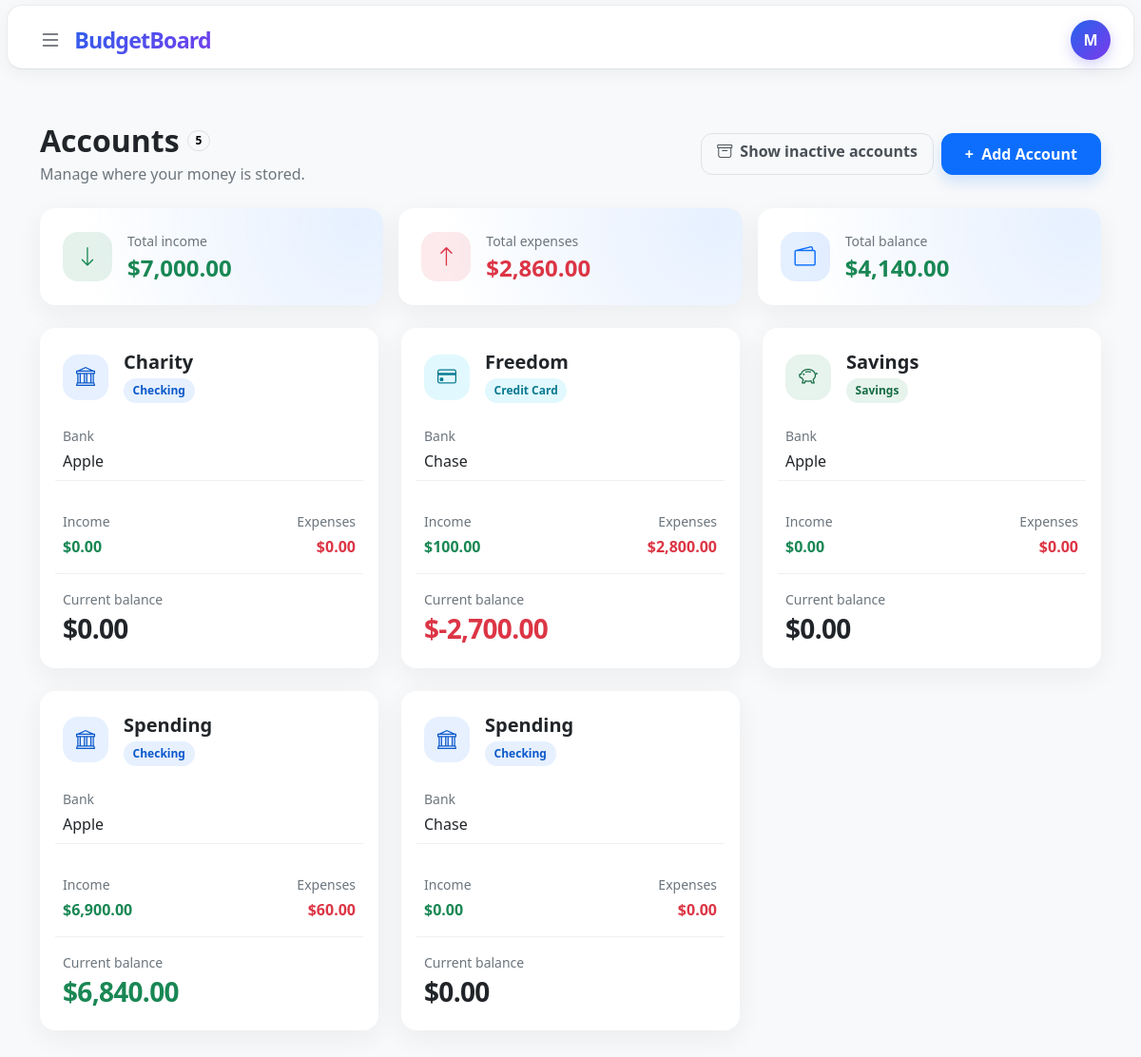
Page /accounts (signed in) on the committed database.
### tables this page shows
CREATE TABLE accounts(
    id INTEGER PRIMARY KEY AUTOINCREMENT,
    user_id INTEGER NOT NULL,
    name TEXT NOT NULL,
    type TEXT NOT NULL CHECK (
        type IN (
            'checking',
            'savings',
            'cash',
            'credit card',
            'investment',
            'other'
        )
    ),
    bank TEXT,
    created_at DATETIME NOT NULL DEFAULT CURRENT_TIMESTAMP, active INTEGER NOT NULL DEFAULT 1
CHECK (active IN (0, 1)),

    FOREIGN KEY (user_id) REFERENCES users(id)
);

### app.py (the view, shortened to what this page needs)
@app.route("/accounts", methods=["GET", "POST"])
@login_required
def accounts():
    user_id = session["user_id"]
    show_inactive = request.args.get("status") == "inactive"
    active_value = 0 if show_inactive else 1
    accounts_url = url_for(
        "accounts",
        status="inactive" if show_inactive else None,
        _external=True
    )
    account_filter_url = url_for(
        "accounts",
        status=None if show_inactive else "inactive",
        _external=True
    )
    (
        account_rows,
        total_income,
        total_expenses,
        total_balance
    ) = load_accounts(db, user_id, active_value)
    return render_template(
        "accounts.html",
        accounts=account_rows,
        total_income=total_income,
        total_expenses=total_expenses,
        total_balance=total_balance,
        account_count=len(account_rows),
        show_inactive=show_inactive,
        accounts_url=accounts_url,
        account_filter_url=account_filter_url
    )

### helpers.py (called while the page is built)
def login_required(f):
    @wraps(f)
    def decorated_function(*args, **kwargs):
        if session.get("user_id") is None:
            return redirect("/login")
        return f(*args, **kwargs)
    return decorated_function

def usd(value):
    return f"${value:,.2f}"

### templates/accounts.html (shortened to what this page needs)
{% extends "layout.html" %}
{% block main %}
    <section class="accounts-page py-4 py-lg-5">
        <div class="container-xl">
            <div class="d-flex flex-column flex-md-row align-items-md-center justify-content-between gap-3 mb-4">
                <div>
                    <div class="d-flex align-items-center gap-2 mb-1">
                        <h1 class="h2 fw-bold mb-0">{{ "Inactive accounts" if show_inactive else "Accounts" }}</h1>
                        <span class="badge rounded-pill text-bg-light border">{{ account_count }}</span>
                    </div>
                    <p class="text-secondary mb-0">
                        {% if show_inactive %}
                            Review accounts that are hidden from new transactions.
                        {% else %}
                            Manage where your money is stored.
                        {% endif %}
                    </p>
                </div>
                <div class="d-flex flex-wrap gap-2 align-self-start align-self-md-center">
                    <a class="btn btn-outline-secondary accounts-filter-button px-3" href="{{ account_filter_url }}">
                        {% if show_inactive %}
                            <i class="bi bi-wallet2 me-1" aria-hidden="true"></i> Show active accounts
                        {% else %}
                            <i class="bi bi-archive me-1" aria-hidden="true"></i> Show inactive accounts
                        {% endif %}
                    </a>
                    {% if not show_inactive %}
                        <button
                            class="btn btn-primary accounts-add-button px-4"
                            type="button"
                            data-bs-toggle="modal"
                            data-bs-target="#addAccountModal"
                        >
                            <span class="me-1" aria-hidden="true">+</span> Add Account
                        </button>
                    {% endif %}
                </div>
            </div>
            <div class="row g-3 mb-4">
                <div class="col-12 col-md-4">
                    <div class="card accounts-summary-card border-0 h-100">
                        <div class="card-body p-4">
                            <div class="d-flex align-items-center gap-3">
                                <div class="accounts-summary-icon accounts-summary-income" aria-hidden="true">
                                    <i class="bi bi-arrow-down"></i>
                                </div>
                                <div>
                                    <p class="text-secondary small mb-1">Total income</p>
                                    <p class="h4 fw-bold text-success mb-0">{{ total_income | usd }}</p>
                                </div>
                            </div>
                        </div>
                    </div>
                </div>
                <div class="col-12 col-md-4">
                    <div class="card accounts-summary-card border-0 h-100">
                        <div class="card-body p-4">
                            <div class="d-flex align-items-center gap-3">
                                <div class="accounts-summary-icon accounts-summary-expense" aria-hidden="true">
                                    <i class="bi bi-arrow-up"></i>
                                </div>
                                <div>
                                    <p class="text-secondary small mb-1">Total expenses</p>
                                    <p class="h4 fw-bold text-danger mb-0">{{ total_expenses | usd }}</p>
                                </div>
                            </div>
                        </div>
                    </div>
                </div>
                <div class="col-12 col-md-4">
                    <div class="card accounts-summary-card border-0 h-100">
                        <div class="card-body p-4">
                            <div class="d-flex align-items-center gap-3">
                                <div class="accounts-summary-icon" aria-hidden="true">
                                    <i class="bi bi-wallet2"></i>
                                </div>
                                <div>
                                    <p class="text-secondary small mb-1">Total balance</p>
                                    <p class="h4 fw-bold mb-0 {% if total_balance > 0 %}text-success{% elif total_balance < 0 %}text-danger{% endif %}">
                                        {{ total_balance | usd }}
                                    </p>
                                </div>
                            </div>
                        </div>
                    </div>
                </div>
            </div>
            <div class="row g-4">
                {% for account in accounts %}
                    {% set editor_class = "account-item-" ~ account["id"] %}
                    {% set status_modal_id = "accountStatusModal-" ~ account["id"] %}
                    <div class="col-12 col-md-6 col-xl-4">
                        <article class="card account-card border-0 h-100 {% if show_inactive %}account-card-inactive{% endif %}">
                            {% if not show_inactive %}
                                <div class="collapse show {{ editor_class }}">
                                    <div class="card-body p-4">
                                        <div class="d-flex align-items-start justify-content-between gap-3 mb-4">
                                            <div class="d-flex align-items-center gap-3 min-w-0">
                                                <div class="account-icon account-icon-{{ account['type'] | replace(' ', '-') }}" aria-hidden="true">
                                                    {% if account["type"] == "checking" %}
                                                        <i class="bi bi-bank"></i>
                                                    {% elif account["type"] == "savings" %}
                                                        <i class="bi bi-piggy-bank"></i>
                                                    {% elif account["type"] == "cash" %}
                                                        <i class="bi bi-cash-stack"></i>
                                                    {% elif account["type"] == "credit card" %}
                                                        <i class="bi bi-credit-card"></i>
                                                    {% elif account["type"] == "investment" %}
                                                        <i class="bi bi-graph-up-arrow"></i>
                                                    {% else %}
                                                        <i class="bi bi-wallet2"></i>
                                                    {% endif %}
                                                </div>
                                                <div class="min-w-0">
                                                    <h2 class="h5 fw-bold text-truncate mb-1">{{ account["name"] }}</h2>
                                                    <span class="account-type account-type-{{ account['type'] | replace(' ', '-') }}">
                                                        {{ account["type"] | title }}
                                                    </span>
                                                </div>
                                            </div>
                                        </div>
                                        <p class="text-secondary small mb-1">Bank</p>
                                        <p class="fw-medium mb-4">{{ account["bank"] or "None" }}</p>
                                        <div class="row g-3 account-totals py-3 border-top border-bottom">
                                            <div class="col-6">
                                                <p class="text-secondary small mb-1">Income</p>
                                                <p class="fw-semibold text-success mb-0">{{ account["total_income"] | usd }}</p>
                                            </div>
                                            <div class="col-6 text-end">
                                                <p class="text-secondary small mb-1">Expenses</p>
                                                <p class="fw-semibold text-danger mb-0">{{ account["total_expenses"] | usd }}</p>
                                            </div>
                                        </div>
                                        <div class="account-balance pt-3">
                                            <p class="text-secondary small mb-1">Current balance</p>
                                            <p class="h3 fw-bold mb-0 {% if account['balance'] > 0 %}text-success{% elif account['balance'] < 0 %}text-danger{% endif %}">
                                                {{ account["balance"] | usd }}
                                            </p>
                                        </div>
                                    </div>
                                </div>
                            {% endif %}
                        </article>
                    </div>
                {% endfor %}
            </div>
        </div>
    </section>
{% endblock %}

### static/style.css (style rules this page uses)
body { background-color: #f8f9fa; color: #212529; }
.accounts-page { min-height: calc(100vh - 72px); background-color: #f8f9fa; }
.accounts-add-button { min-height: 2.75rem; border-radius: 0.75rem; font-weight: 600; box-shadow: 0 0.5rem 1rem rgba(13, 110, 253, 0.16); }
.accounts-filter-button { min-height: 2.75rem; border-color: #dee2e6; border-radius: 0.75rem; color: #495057; font-weight: 600; }
.accounts-summary-card, .account-card { border-radius: 1rem; background-color: #fff; box-shadow: 0 0.5rem 1.75rem rgba(33, 37, 41, 0.06); }
.accounts-summary-card { background: radial-gradient(circle at 92% 15%, rgba(13, 110, 253, 0.1), transparent 18rem), #fff; }
.accounts-summary-icon, .account-icon { display: grid; flex: 0 0 auto; place-items: center; border-radius: 1rem; }
.accounts-summary-icon { width: 3.25rem; height: 3.25rem; background-color: rgba(13, 110, 253, 0.11); color: #0d6efd; font-size: 1.4rem; }
.accounts-summary-income { background-color: rgba(25, 135, 84, 0.11); color: #198754; }
.accounts-summary-expense { background-color: rgba(220, 53, 69, 0.1); color: #dc3545; }
.account-card { transition: transform 0.2s ease, box-shadow 0.2s ease; }
.account-totals { border-color: #eef0f2 !important; }
.account-icon { width: 3rem; height: 3rem; font-size: 1.25rem; }
.account-icon-checking, .account-type-checking { background-color: rgba(13, 110, 253, 0.1); color: #0a58ca; }
.account-icon-savings, .account-type-savings { background-color: rgba(25, 135, 84, 0.1); color: #146c43; }
.account-icon-credit-card, .account-type-credit-card { background-color: rgba(13, 202, 240, 0.12); color: #087990; }
.account-type { display: inline-flex; align-items: center; padding: 0.25rem 0.6rem; border-radius: 999px; font-size: 0.75rem; font-weight: 600; white-space: nowrap; }
.account-balance .h3 { letter-spacing: -0.025em; }
.min-w-0 { min-width: 0; }

### rows in the picture
accounts: name "Charity", type "Checking", bank "Apple", total_income "$0.00", total_expenses "$0.00", balance "$0.00"
accounts: name "Freedom", type "Credit Card", bank "Chase", total_income "$100.00", total_expenses "$2,800.00", balance "$-2,700.00"
accounts: name "Savings", type "Savings", bank "Apple", total_income "$0.00", total_expenses "$0.00", balance "$0.00"
accounts: name "Spending", type "Checking", bank "Apple", total_income "$6,900.00", total_expenses "$60.00", balance "$6,840.00"
accounts: name "Spending", type "Checking", bank "Chase", total_income "$0.00", total_expenses "$0.00", balance "$0.00"

### other values in the picture
{{ session.get("username", "U")[0] | upper }} "M"
{{ "Inactive accounts" if show_inactive else "Accounts" }} "Accounts"
{{ account_count }} "5"
{{ total_income | usd }} "$7,000.00"
{{ total_expenses | usd }} "$2,860.00"
{{ total_balance | usd }} "$4,140.00"
